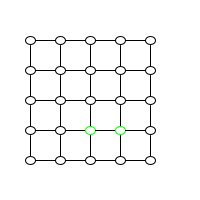
Frame 1 (no input)
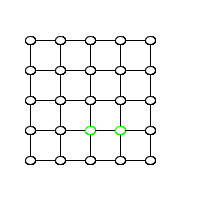
Frame 60 (the mouse pressed at the canvas centre just before this capture)
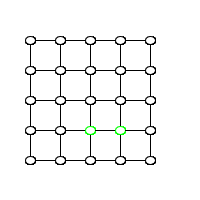
Frame 120 (the mouse held since frame 60 and released just before this capture)

The Processing sketch that drew these frames (run headless with seeded random() and noise(); from frame 60 on, the mouse is pressed at the canvas centre):

// Processing sketch: processing_97198
// ── processing_97198.pde

void setup () 
{
size (200, 200);
background (255);

}

void draw (){
for (int i=30; i<180; i=i+30) 
for (int j=40;j<180;j=j+30) 
{
if (j>100 && j<140 && i>60 && i <130)

stroke (0,255, 0);

else {
stroke(0);
}
ellipse (i, j, 10, 8);
stroke(0);
if (j<140) {
line (i, j+5, i, j+30);
}
if (i<150) {
line (i+5, j, i+30, j);
}
}}
